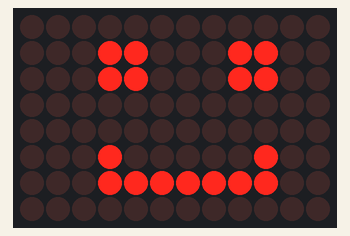
Bench run of a sketch on a simulated Arduino Uno R4 WiFi. Shown: 12×8 LED matrix.

Above: at 0.1 s.
At 1.1 s:
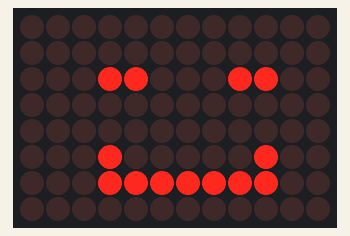

The sketch:

led_matrix_blinky.ino
```cpp
#include "Arduino_LED_Matrix.h"

ArduinoLEDMatrix matrix;

void setup() {
  // put your setup code here, to run once:
  Serial.begin(115200);
  matrix.begin();
}

uint8_t frame[8][12] = {

  { 0, 0, 0, 0, 0, 0, 0, 0, 0, 0, 0, 0 },

  { 0, 0, 0, 0, 0, 0, 0, 0, 0, 0, 0, 0 },

  { 0, 0, 0, 0, 0, 0, 0, 0, 0, 0, 0, 0 },

  { 0, 0, 0, 0, 0, 0, 0, 0, 0, 0, 0, 0 },

  { 0, 0, 0, 0, 0, 0, 0, 0, 0, 0, 0, 0 },

  { 0, 0, 0, 0, 0, 0, 0, 0, 0, 0, 0, 0 },

  { 0, 0, 0, 0, 0, 0, 0, 0, 0, 0, 0, 0 },

  { 0, 0, 0, 0, 0, 0, 0, 0, 0, 0, 0, 0 }

};


void leftEye(){

  //Left eye
  frame[1][3] = 1;
  frame[1][4] = 1;
  frame[2][3] = 1;
  frame[2][4] = 1;

}


void wink(int row1, int row2, int col1, int col2){

  //Wink

  frame[row1][col1] = 0;
  frame[row1][col2] = 0;
  frame[row2][col1] = 1;
  frame[row2][col2] = 1;

}


void rightEye(){

  //Right eye
  frame[1][8] = 1;
  frame[1][9] = 1;
  frame[2][8] = 1;
  frame[2][9] = 1;

}


void mouth(){

  //Mouth
  frame[5][3] = 1;
  frame[5][9] = 1;
  frame[6][3] = 1;
  frame[6][4] = 1;
  frame[6][5] = 1;
  frame[6][6] = 1;
  frame[6][7] = 1;
  frame[6][8] = 1;
  frame[6][9] = 1;

}

void loop() {
  // put your main code here, to run repeatedly:
  leftEye();
  rightEye();
  mouth();

  matrix.renderBitmap(frame, 8, 12);

  delay(1000);
  wink(1,2,3,4);
  wink(1,2,8,9);


  matrix.renderBitmap(frame, 8, 12);
  delay(1000);
}
```

Measured:
- what the display in image 1 shows lasts 1.0 s, from 1.0 s to 2.0 s
